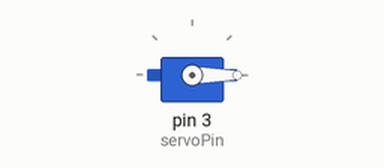
Recording of a sketch running on a simulated Arduino Uno, built with avr-gcc and run on an emulated ATmega328P. On the bench: servo.

Above: at 0.1 s.
At 22.1 s:
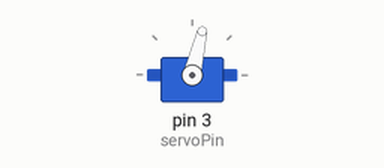
Timing chart, 0 to 23.6 s (numbered marks = the images above):
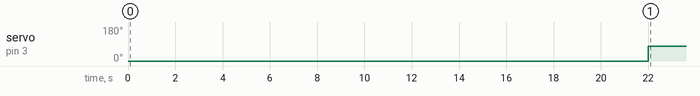

The sketch:

release_system_mcu_logic.ino
```cpp
#include <Servo.h>
const int inputPin =5; // A6 // Replace with the actual pin number connected to the square wave signal
const int servoPin = 3; // Replace with the actual pin number connected to your switch
int pos = 0;
int finPos = 77;
Servo myservo;  // Create a servo object
void setup() {

  myservo.attach(servoPin);

  myservo.write(pos);
  delay(22000);
  {
    // digitalWrite(A6_PIN, HIGH); // Set A6_PIN to high (logical 1)

    myservo.write(77);
  }
}
bool wave = false;
void loop() {

}
```

Measured:
- by itself, servo on pin 3 (servoPin): 0° → 77° at 22.0 s
